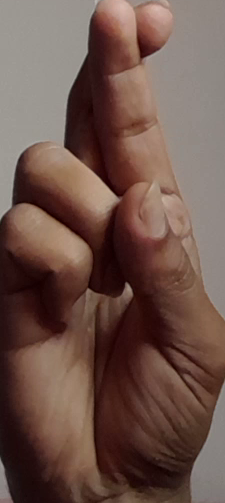
#> input picture pre-images/26/hand_0.png, 225 x 503 px, found by its file name
$ python segmentation.py
#> lines starting #> are read from the running program, lines starting #| are printed output that depends on the picture
import cv2
import numpy as np

# Function to segment hand from background using color-based segmentation
def segment_hand_grabcut(hand_image):
    mask = np.zeros(hand_image.shape[:2], np.uint8)
    rect = (50, 50, hand_image.shape[1]-50, hand_image.shape[0]-50)  # Adjust the rectangle as needed

    bgd_model = np.zeros((1, 65), np.float64)
    fgd_model = np.zeros((1, 65), np.float64)

    cv2.grabCut(hand_image, mask, rect, bgd_model, fgd_model, 5, cv2.GC_INIT_WITH_RECT)

    # Modify the mask to create a binary mask
    mask2 = np.where((mask == 2) | (mask == 0), 0, 1).astype('uint8')

    # Bitwise AND to get the segmented hand
    segmented_hand = cv2.bitwise_and(hand_image, hand_image, mask=mask2)

    return segmented_hand

# Path to the input image
input_image_path = "E:/major-project/new/0/hand_0.png"

# Read the input image
original_image = cv2.imread(input_image_path)
#> original_image is the input picture: shape (503, 225, 3); mean B, G, R 74.6, 83.6, 109.6

# Display the original image
cv2.imshow("Original Image", original_image)
cv2.waitKey(0)
cv2.destroyAllWindows()

# Segment the hand from the background using color-based segmentation
segmented_hand = segment_hand_grabcut(original_image)
#> in segment_hand_grabcut, `segmented_hand = cv2.bitwise_and(hand_image, hand_image, mask=mask2)`:
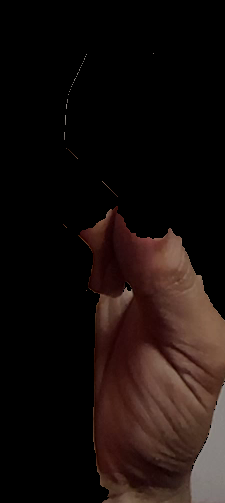
#> segmented_hand: shape (503, 225, 3); mean B, G, R 12.5, 14.9, 23.9

# Display the segmented hand image
cv2.imshow("Segmented Hand", segmented_hand)
cv2.waitKey(0)
cv2.destroyAllWindows()

$ run again, with pre-images/26/hand_0034.png copied over pre-images/26/hand_0.png
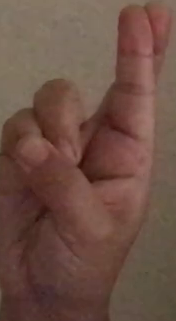
#> input picture pre-images/26/hand_0034.png, 176 x 321 px, found by its file name
#> original_image is the input picture: shape (321, 176, 3); mean B, G, R 68.2, 79.5, 108.6
#> in segment_hand_grabcut, `segmented_hand = cv2.bitwise_and(hand_image, hand_image, mask=mask2)`:
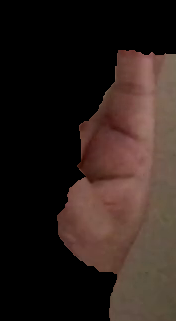
#> segmented_hand: shape (321, 176, 3); mean B, G, R 27.9, 32.7, 45.3

$ run again, with pre-images/26/hand_0052.png copied over pre-images/26/hand_0.png
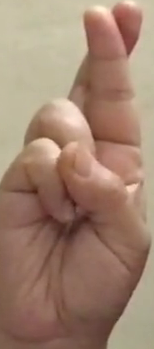
#> input picture pre-images/26/hand_0052.png, 154 x 349 px, found by its file name
#> original_image is the input picture: shape (349, 154, 3); mean B, G, R 111.6, 130.8, 160.4
#> in segment_hand_grabcut, `segmented_hand = cv2.bitwise_and(hand_image, hand_image, mask=mask2)`:
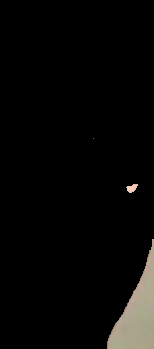
#> segmented_hand: shape (349, 154, 3); mean B, G, R 6.9, 8, 8.4
